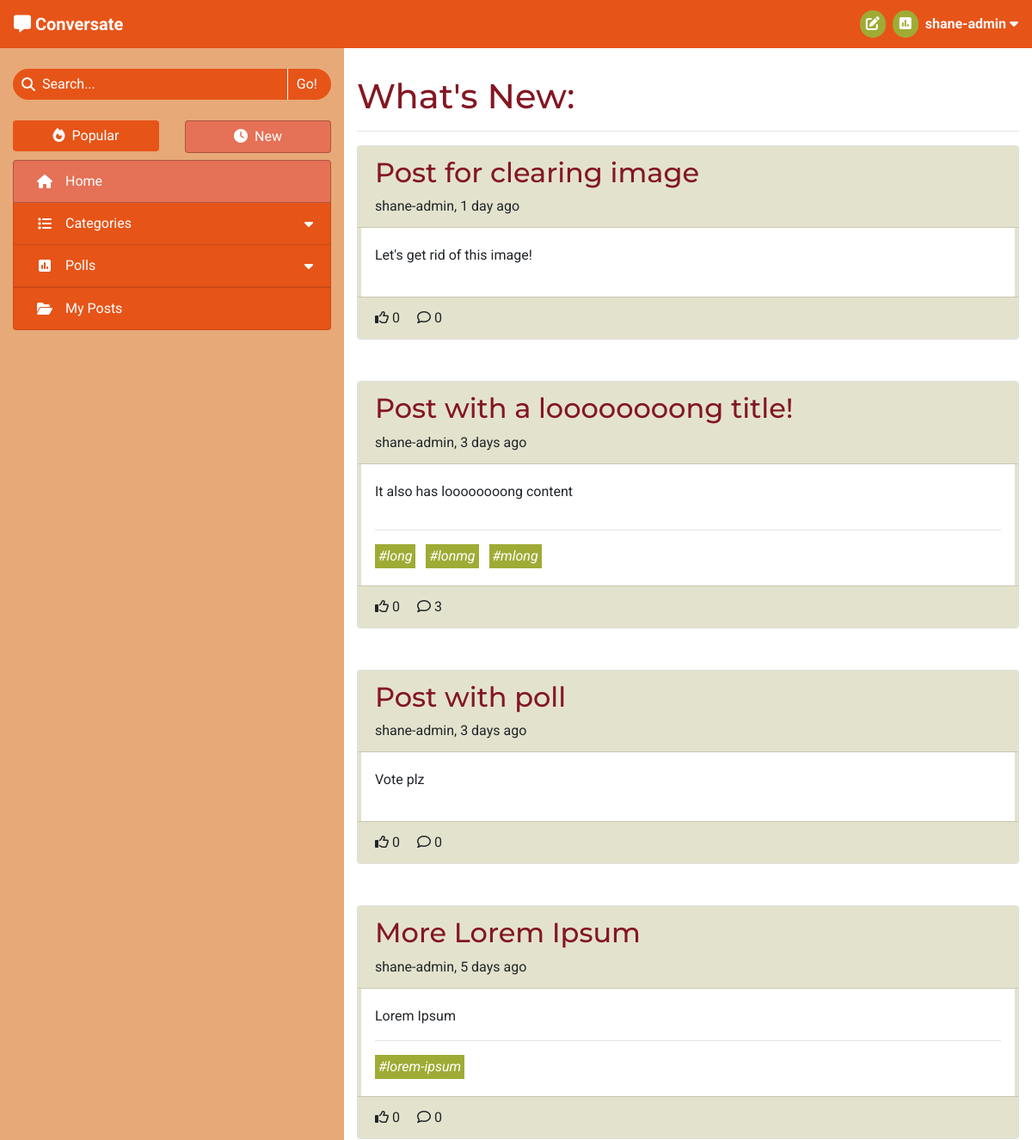
Page / (signed in, upper part) on the earlier database version.
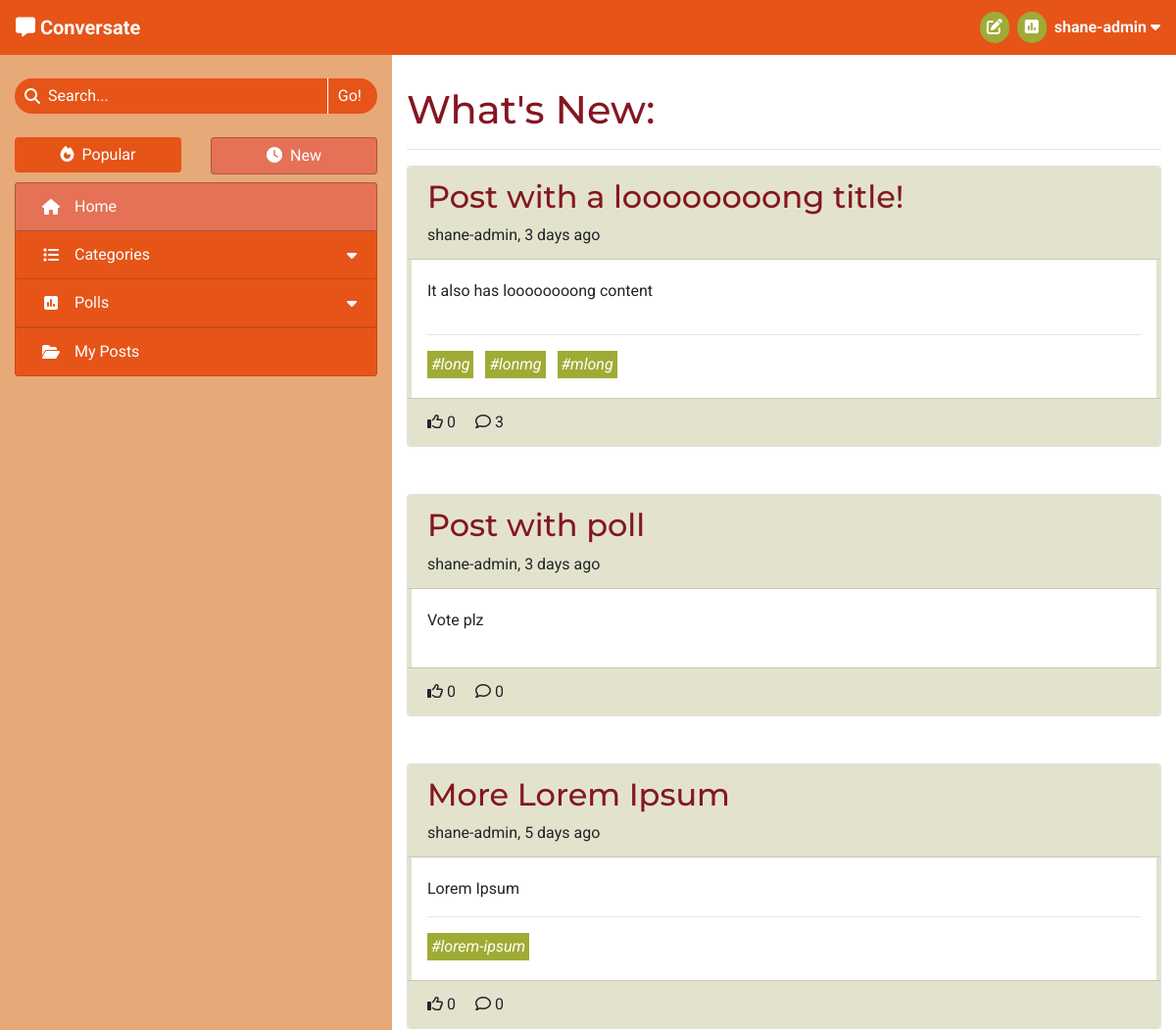
Same page on the later database version.
### forum/models.py (models this page shows, shortened)
class Post(models.Model):
    title = models.CharField(max_length=100)
    slug = models.SlugField(max_length=100, unique=True)
    category = models.ForeignKey(Category, on_delete=models.CASCADE,
                                 related_name='tagged_posts')
    image = CloudinaryField('image', blank=True)
    image_position = models.IntegerField(blank=True, null=True)
    posted_by = models.ForeignKey(User, on_delete=models.CASCADE,
                                  related_name='added_posts')
    posted_on = models.DateTimeField(auto_now_add=True)
    content = models.TextField()
    tags = models.CharField(max_length=200, blank=True)
    edited = models.BooleanField(default=False)
    likes = models.ManyToManyField(User, related_name='post_likes', blank=True)
    approved = models.BooleanField(default=False)
    class Meta:
        ordering = ['-posted_on']
    def number_of_likes(self):
        return self.likes.count()
    def number_of_comments(self):
        return self.comments.count()
    def tag_list(self):
        tags_separate = self.tags.split('#')
        tags_separate.pop(0)
        return tags_separate
    def time_elapsed(self):
        return get_time_elapsed(self.posted_on)

### forum/views.py (the view)
# urls.py: path('', views.ListPosts.as_view(), name='home'),
class ListPosts(View):
    def get(self, request):
        if not request.user.is_authenticated:
            return redirect('/accounts/login')
        posts = Post.objects.all()
        context = get_post_list_context(request, posts)
        user_profile = get_profile(request.user)
        if user_profile.sort_by_new:
            context['heading'] = "What's New"
        else:
            context['heading'] = "What's Trending"
        context['selected_tab'] = 'Home'
        return render(
            request,
            'post_list.html',
            context,
        )

### templates/post_list.html (shortened to what this page needs)
{% extends "base.html" %}
{% block content %}
<h1>{{ heading }}:</h1>
<hr>
{% if item_list %}
    <div id="list-of-posts" class="after-load">
        {% for post in item_list %}
            <div class="post card mb-5">
                <div class="card-header">
                    <div class="post-title">
                        <a href="{% url 'view_post' post.slug %}" class="anchor-no-style">
                            <h2 class="align-middle word-break">{{ post.title }}</h2>
                        </a>
                    </div>
                    <div>
                        <span>{{ post.posted_by }}, {{ post.time_elapsed }}</span>
                    </div>
                </div>
                <div class="card-body post-list-body">
                    <div class="post-list-body-inner">
                        <div class="post-preview">
                            <div class="post-preview-inner word-break">{{ post.content|safe }}</div>
                            <a class="post-anchor-overlay" href="{% url 'view_post' post.slug %}"></a>
                        </div>
                        {% if post.tags %}
                            <div>
                                <hr>
                                {% for tag in post.tag_list %}
                                    <a class="tag-list-item mr-2 anchor-no-style" href="{% url 'search_tag' tag %}">
                                        <em class="word-break">#{{ tag }}</em>
                                    </a>
                                {% endfor %}
                            </div>
                        {% endif %}
                    </div>
                </div>
                <div class="card-footer">
                    {% if user in post.likes.all %}
                        <i class="fa-solid fa-thumbs-up"></i>
                    {% else %}
                        <i class="fa-regular fa-thumbs-up"></i>
                    {% endif %}
                    {{ post.number_of_likes }}
                    <i class="fa-regular fa-comment pl-3"></i>
                    {{ post.number_of_comments }}
                </div>
            </div>
        {% endfor %}
    </div>
{% endif %}
{% endblock content %}

### templates/base.html (shortened to what this page needs)
{% load static %}
<!DOCTYPE html>
<html lang="en">
<head>
    <link rel="stylesheet" href="https://cdn.jsdelivr.net/npm/bootstrap@4.6.2/dist/css/bootstrap.min.css"
>
    <link rel="stylesheet" href="{% static 'css/style.css' %}" type="text/css">
</head>
<body id="main-page">
    <header class="navbar navbar-expand-sm navbar-dark">
        <div>
            <a class="navbar-brand" href="{% url 'home' %}" aria-label="Go to the home page">
                <i class="fa-solid fa-message"></i>
                <strong class="d-none d-md-inline">Conversate</strong>
            </a>
        </div>
        <ul class="nav justify-content-end">
            {% if user.is_authenticated %}
                <li class="nav mr-3 mr-md-2">
                    <a class="nav-icon" href="{% url 'new_post' %}">
                        <i class="fa-solid fa-pen-to-square"></i>
                    </a>
                </li>
                <li class="nav mr-3 mr-md-2">
                    <a class="nav-icon" href="{% url 'new_poll' %}">
                        <i class="fa-solid fa-square-poll-vertical"></i>
                    </a>
                </li>
                <li class="nav dropdown center-to-container">
                    <span class="text-light d-none d-md-inline" data-toggle="dropdown" role="button"
                        aria-expanded="false" aria-label="User Information">
                        <strong>{{ user.username }}
                            <i class="fa-solid fa-caret-down"></i>
                        </strong>
                    </span>
                </li>
            {% else %}
                <li class="nav">
                    <a href="{% url 'account_login' %}" class="btn">Log In</a>
                </li>
            {% endif %}
        </ul>
    </header>
    <div>
        <div class="container-fluid">
            <div class="row">
                <div id="side-nav-large" class="d-none d-md-block col-4">
                    <nav id="side-nav-container">
                        <form action="{% url 'search_post' %}" method="GET" autocomplete="off">
                            <div class="search-bar mt-4" role="button" data-toggle="popover"
                                data-placement="bottom">
                                <div class="center-to-container">
                                    <i class="fa-solid fa-magnifying-glass"></i>
                                </div>
                                <input type="text" id="search-input" name="search_query"
                                    {% if search_result %} value="{{ search_result }}"{% endif %} placeholder="Search..." required>
                                <input type="submit" class="side-nav-btn" value="Go!">
                            </div>
                        </form>
                        <div class="container-fluid px-0 mt-4 mb-2">
                            <div class="row">
                                {% with request.path|add:"?"|add:request.GET.urlencode as current_path %}
                                <div class="col-6">
                                    {% if disable_sort %}
                                        <div>
                                    {% elif request.GET.urlencode %}
                                        <a href="{% url 'sort_posts' 0 current_path %}" class="anchor-no-style">
                                    {% else %}
                                        <a href="{% url 'sort_posts' 0 request.path %}" class="anchor-no-style">
                                    {% endif %}
                                        <div class="btn btn-block side-nav-btn
                                            {% if disable_sort %} disabled{% elif not user.profile.sort_by_new %} active{% endif %}">
                                            <i class="fa-solid fa-fire mr-lg-1"></i>
                                            Popular
                                        </div>
                                    {% if disable_sort %}
                                        </div>
                                    {% else %}
                                        </a>
                                    {% endif %}
                                </div>
                                <div class="col-6">
                                    {% if disable_sort %}
                                        <div>
                                    {% elif request.GET.urlencode %}
                                        <a href="{% url 'sort_posts' 1 current_path %}" class="anchor-no-style">
                                    {% else %}
                                        <a href="{% url 'sort_posts' 1 request.path %}" class="anchor-no-style">
                                    {% endif %}
                                        <div class="btn btn-block side-nav-btn
                                            {% if disable_sort %} disabled{% elif user.profile.sort_by_new %} active{% endif %}">
                                            <i class="fa-solid fa-clock mr-lg-1"></i>
                                            New
                                        </div>
                                    {% if disable_sort %}
                                        </div>
                                    {% else %}
                                        </a>
                                    {% endif %}
                                </div>
                                {% endwith %}
                            </div>
                        </div>
                        <div class="list-group side-nav accordion" id="side-nav-list">
                            <a class="list-group-item list-group-item-action side-nav-btn
                                {% if selected_tab == 'Home' %} active{% endif %}" href="{% url 'home' %}">
                                <i class="fa-solid fa-house center-to-container"></i>
                                <span class="d-inline-block ml-lg-2">Home</span>
                            </a>
                            <a id="category-collapse" class="list-group-item list-group-item-action side-nav-btn clickable
                                {% if 'Categories' in selected_tab %} active{% endif %}" data-toggle="collapse"
                                href="#side-nav-categories" role="button" aria-expanded="false" aria-controls="side-nav-categories">
                                <i class="fa-solid fa-list center-to-container"></i>
                                <div class="ml-lg-2">Categories</div>
                                <i class="fa-solid fa-caret-down center-to-container"></i>
                            </a>
                            <a id="poll-list-collapse" class="list-group-item list-group-item-action side-nav-btn clickable
                                {% if 'Polls' in selected_tab %} active{% endif %}" data-toggle="collapse"
                                href="#side-nav-polls" role="button" aria-expanded="false" aria-controls="side-nav-polls">
                                <i class="fa-solid fa-square-poll-vertical center-to-container"></i>
                                <div class="ml-lg-2">Polls</div>
                                <i class="fa-solid fa-caret-down center-to-container"></i>
                            </a>
                            <a class="list-group-item list-group-item-action side-nav-btn clickable"
                                href="{% url 'my_posts' %}">
                                <i class="fa-solid fa-folder-open center-to-container"></i>
                                <span class="d-inline-block ml-lg-2">My Posts</span>
                            </a>
                        </div>
                    </nav>
                </div>
                <div id="main-content" class="col col-md-8">
                    <section>
                        {% block content %}
                        {% endblock content %}
                    </section>
                </div>
            </div>
        </div>
    </div>
</body>
</html>

Differences in the rows shown:
removed Post: title "Post for clearing image", posted_by "shane-admin", time_elapsed "1 day ago", content "Let's get rid of this image!", number_of_likes "0", number_of_comments "0"
